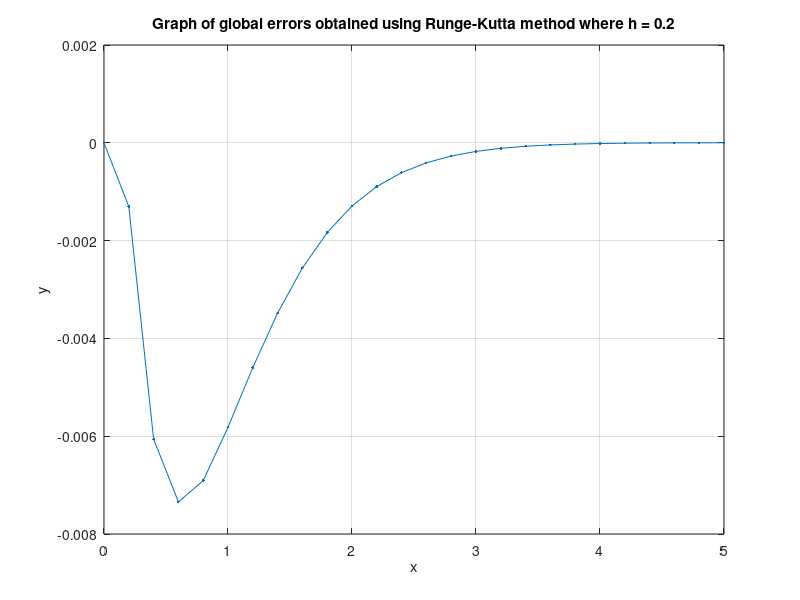

Recreate this plot in MATLAB.
%gk = yk - y(xk)
X = [0,0.2,0.4,0.6,0.8,1,1.2,1.4,1.6,1.8,2,2.2,2.4,2.6,2.8,3,3.2,3.4,3.6,3.8,4,4.2,4.4,4.6,4.8,5];
E = [0,-0.00130432,-0.00605766,-0.00734361,-0.00690905,-0.00581677,-0.0045957,-0.00348174,-0.00255865,-0.00183618,-0.00129212,-0.000893892,-0.000608863,-0.000408619,-0.000270209,-0.00017595,-0.000112663,-7.07668e-005,-4.34354e-005,-2.58871e-005,-1.4822e-005,-7.99314e-006,-3.89101e-006,-1.51422e-006,-2.07429e-007,4.52101e-007];
% h = 0.5

%plot
plot(X,E, 'Marker', '.')
grid on
xlabel('x'), ylabel('y')
title('Graph of global errors obtained using Runge-Kutta method where h = 0.2')